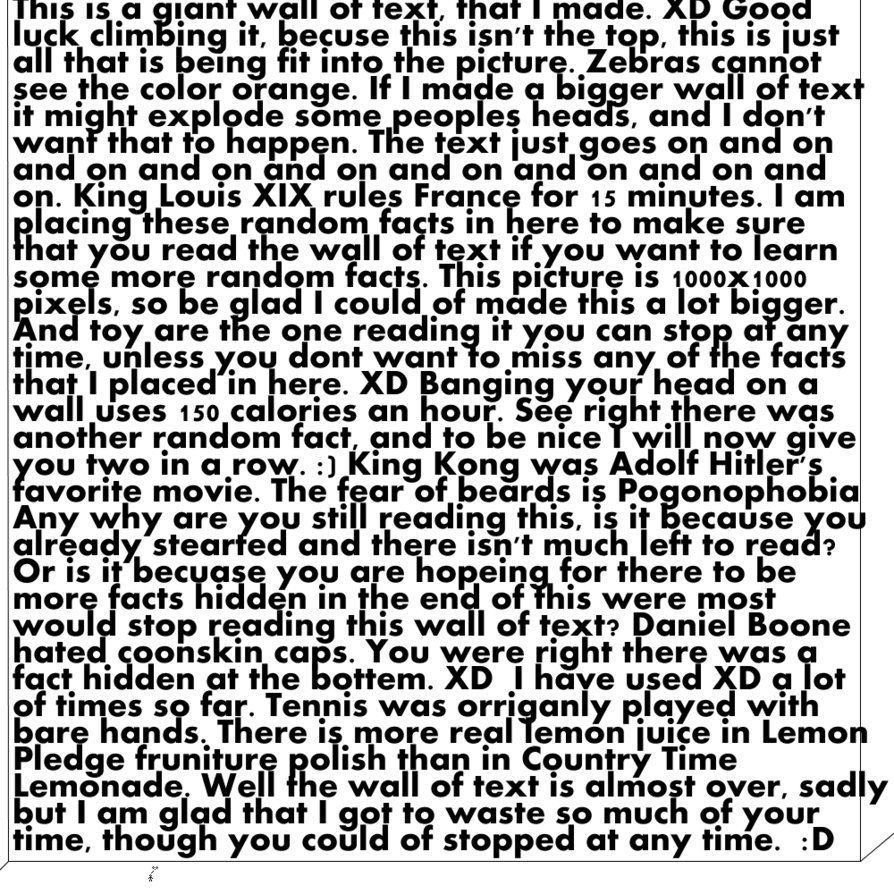
//> input picture ImProc/Img/wall_of_text_by_zach205-d54tmj1.png, 894 x 894 px
$ ./char_rec ../../Img/wall_of_text_by_zach205-d54tmj1.png ../../Img/wall_of_text_by_zach205-d54tmj1.png 2 2   (built with g++ and OpenCV 4)
//> lines starting //> are read from the running program, lines starting //| are printed output that depends on the picture; after the words box and inside, x2 and y2 are one past the last pixel; in counts of white or black regions, pixels touching at a corner belong together
// char_rec.cpp : Defines the entry point for the console application.
//

#include "stdafx.h"
#include<opencv2/core/core.hpp>
#include<opencv2/highgui/highgui.hpp>
#include<opencv2/imgproc/imgproc.hpp>
#include<opencv2/ml/ml.hpp>
#include <opencv2/opencv.hpp>

#include<iostream>
#include<sstream>
#include <string>


using namespace cv;
using namespace std;

const int MIN_CONTOUR_AREA = 70;
const int MAX_CONTOUR_AREA = 25000;

///////////////////////////////////////////////////////////////////////////////////////////////////
class ContourWithData {
public:
	// member variables ///////////////////////////////////////////////////////////////////////////
	std::vector<cv::Point> ptContour;
	std::vector<cv::Point> convexHull;
	cv::Rect boundingRect;
	RotatedRect rRect;
	bool segedv=false;
	bool votma = false;
	float fltArea;
	float width;
	float height ;
	float aspect_ratio;
	float extent ;
	float solidity;
	float occupyRate;
	float compactness;
	///////////////////////////////////////////////////////////////////////////////////////////////
	bool checkIfContourIsValid() {
		// [4 lines of commented-out code are left out]
		if (fltArea > MIN_CONTOUR_AREA && fltArea < MAX_CONTOUR_AREA && occupyRate >= 0.03 && occupyRate <= 0.97 && compactness >= 0.003 && compactness < 0.95) {
			return true;
		}
		else return false;
	}

};

// [30 lines left out: function adaptiveAlgorithm, not called in this run]

void otsuAlgorithm(Mat &input, Mat &output) {
	cv::Mat matBlurred;
	// blur
	cv::GaussianBlur(input,
		matBlurred,
		cv::Size(5, 5),
		1.5);
	cv::threshold(matBlurred, output, 0, 255, CV_THRESH_BINARY_INV | CV_THRESH_OTSU);
}


// [19 lines left out: function MSERDetection, not called in this run]
///////////////////////////////////////////////////////////////////////////////////////////////////
int main(int argc, char * argv[]) {
	std::vector<ContourWithData> allContoursWithData;
	std::vector<ContourWithData> validContoursWithData;
	float distance = 50;
	float sizee = 200;
	string elso = "1";
	string masodik = "2";
	int alg=1;
	if (elso.compare(argv[2]) == 0) {
		alg = 1;
	}
	else if (masodik.compare(masodik) == 0) {
		alg = 2;
	}
	else return 2;

	distance = stof(argv[4]);
	sizee = stof(argv[3]);

	cv::Mat matTestingNumbers = cv::imread(argv[1]);
//> matTestingNumbers is the input picture: 894 rows x 894 cols, CV_8UC3; min 0, max 255, mean 175.2

	if (matTestingNumbers.empty()) {
		std::cout << argv[1];
		return(1);
	}

	cv::Mat matGrayscale;
	cv::Mat matBlurred;
	cv::Mat matThresh;
	cv::Mat matThreshCopy;

	cv::cvtColor(matTestingNumbers, matGrayscale, CV_BGR2GRAY);

	if (alg == 1) {
		adaptiveAlgorithm(matGrayscale, matThresh);
	}
	else if(alg== 2) {
		otsuAlgorithm(matGrayscale, matThresh);
//> in otsuAlgorithm, `cv::GaussianBlur(input, matBlurred, cv::Size(5, 5), 1.5);`:
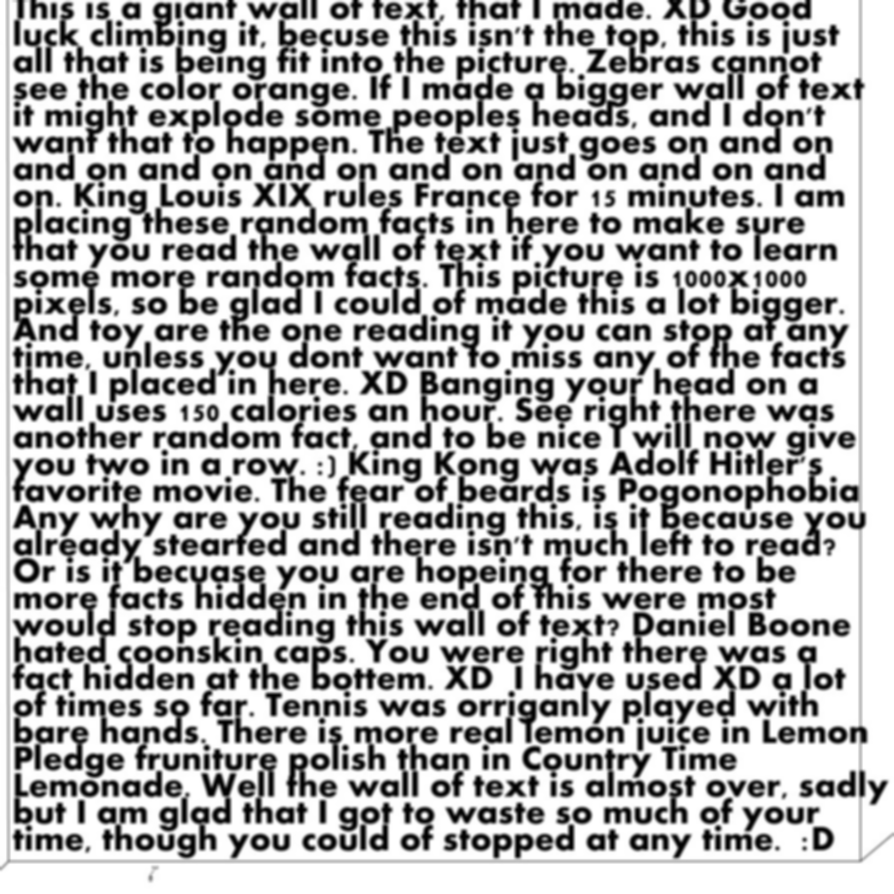
//> matBlurred: 894 rows x 894 cols, CV_8UC1; min 0, max 255, mean 175.2
//> in otsuAlgorithm, `cv::threshold(matBlurred, output, 0, 255, CV_THRESH_BINARY_INV | CV_TH..`:
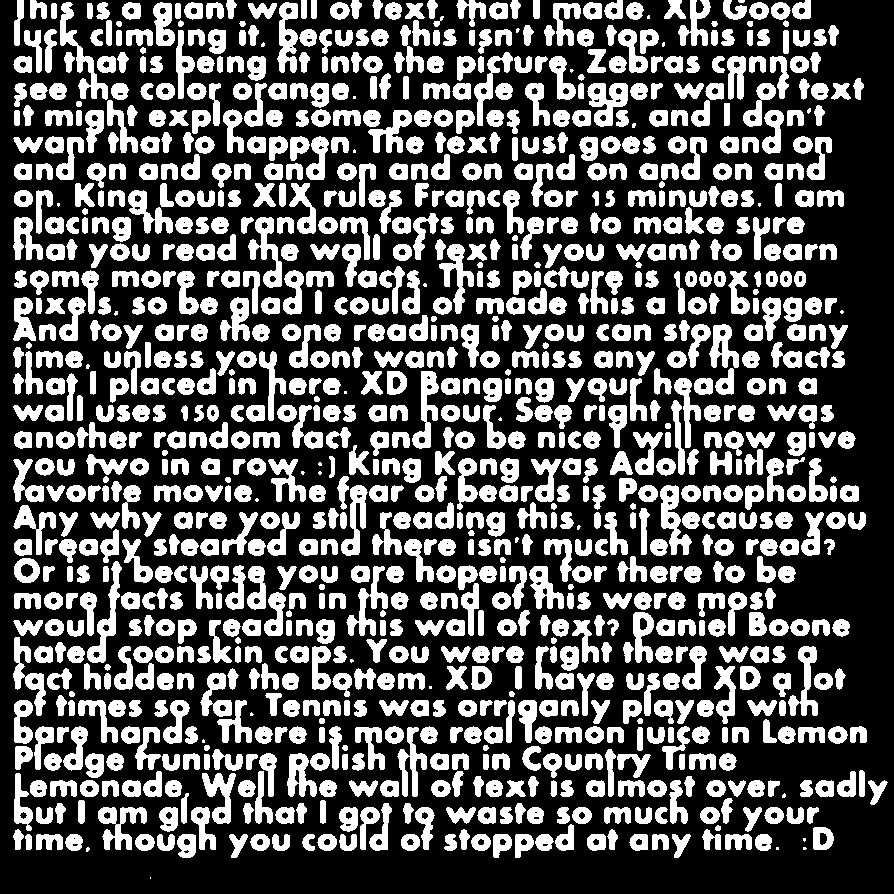
//> output: 894 rows x 894 cols, CV_8UC1; 34.4% white; 1130 white regions (34 under 20 px)
	}

	matThreshCopy = matThresh.clone();

	std::vector<std::vector<cv::Point> > ptContours;
	std::vector<cv::Vec4i> v4iHierarchy;

	cv::findContours(matThreshCopy,
		ptContours,
		v4iHierarchy,
		cv::RETR_EXTERNAL,
		cv::CHAIN_APPROX_SIMPLE);
//> ptContours = 1130 contours, 34 with area under 20; largest, box (x1, y1, x2, y2) and area: (587, 83, 628, 127) 1030, (60, 2, 108, 100) 980, (660, 485, 692, 555) 959, (87, 561, 122, 663) 934, (248, 217, 282, 288) 927; v4iHierarchy = 1130 items, first 8: [1, -1, -1, -1], [2, 0, -1, -1], [3, 1, -1, -1], [4, 2, -1, -1], [5, 3, -1, -1], [6, 4, -1, -1], [7, 5, -1, -1], [8, 6, -1, -1]


	//MSERDetection(matGrayscale, ptContours);


	//imgThreshCopy = eroded.clone();

	for (int i = 0; i < ptContours.size(); i++) {
		ContourWithData contourWithData;
		contourWithData.ptContour = ptContours[i];
		contourWithData.boundingRect = cv::boundingRect(contourWithData.ptContour);
		contourWithData.fltArea = cv::contourArea(contourWithData.ptContour);
		contourWithData.width = contourWithData.boundingRect.width;
		contourWithData.height = contourWithData.boundingRect.height;
		contourWithData.aspect_ratio = contourWithData.boundingRect.width / contourWithData.boundingRect.height;
		contourWithData.extent = contourWithData.fltArea / contourWithData.boundingRect.area();
		cv::convexHull(ptContours[i], contourWithData.convexHull);
		contourWithData.solidity = contourWithData.fltArea / contourArea(contourWithData.convexHull);
		contourWithData.occupyRate = contourWithData.fltArea / (contourWithData.width * contourWithData.height);
		float perimeter = cv::arcLength(ptContours[i], true);
		contourWithData.compactness = contourWithData.fltArea / (perimeter * perimeter);
		allContoursWithData.push_back(contourWithData);
	}
//> this loop made 1130 passes
//> (contourWithData.boundingRect, contourWithData.fltArea, contourWithData.aspect_ratio, contourWithData.extent, contourWithData.solidity, contourWithData.occupyRate, perimeter, contourWithData.compactness) on passes 6 to 8: (Rect(755, 834, 17, 17), 215.5, 1, 0.746, 0.971, 0.746, 56.04, 0.0686), (Rect(725, 834, 27, 16), 269, 1, 0.623, 0.701, 0.623, 117.9, 0.0193), (Rect(672, 834, 19, 24), 197, 0, 0.432, 0.704, 0.432, 82.43, 0.029)
//> after the loop, allContoursWithData = 1130 items

	int maxHeight=0;
	for (int i = 0; i < allContoursWithData.size(); i++) {
		if (allContoursWithData[i].checkIfContourIsValid()) {
			validContoursWithData.push_back(allContoursWithData[i]);
			if (maxHeight < allContoursWithData[i].height) {
				maxHeight = allContoursWithData[i].height;
			}
		}
	}
//> this loop made 1130 passes
//> maxHeight on passes 6, 8, 36, 51, 61, 99, 100: 17, 24, 27, 43, 48, 51, 58
//> after the loop, validContoursWithData = 1043 items; maxHeight = 102

	std::vector<ContourWithData> validContoursWithDataNew;

	for (int i = 0; i < validContoursWithData.size(); i++) {
		if (validContoursWithData[i].fltArea < sizee ) {
			for (int j = 0; j < validContoursWithData.size(); j++) {
				Moments m1 = moments(Mat(validContoursWithData[i].ptContour), false);
				Moments m2 = moments(Mat(validContoursWithData[j].ptContour), false);
				float x1 = m1.m10 / m1.m00;
				float y1 = m1.m01 / m1.m00;
				float x2 = m2.m10 / m2.m00;
				float y2 = m2.m01 / m2.m00;
				vector<Point> dist;
				dist.push_back(Point(x1, y1));
				dist.push_back(Point(x2, y2));
				float d = arcLength(dist, false);
				if (validContoursWithData[i].boundingRect != validContoursWithData[j].boundingRect) {
					if (d < distance && validContoursWithData[j].height < (maxHeight * 0.8) && validContoursWithData[j].fltArea > sizee) {
						ContourWithData contourData;
						std::vector<cv::Point> points;
						validContoursWithData[j].votma = true;
						validContoursWithData[i].votma = true;
						points.insert(points.end(), validContoursWithData[i].ptContour.begin(), validContoursWithData[i].ptContour.end());
						points.insert(points.end(), validContoursWithData[j].ptContour.begin(), validContoursWithData[j].ptContour.end());
						contourData.ptContour = points;
						contourData.rRect = minAreaRect(points);
						contourData.segedv = true;
						validContoursWithDataNew.push_back(contourData);
					}
				}
			}
		}
	}
//> after the loop, validContoursWithDataNew = 0 items

	for (int i = 0; i < validContoursWithData.size(); i++) {
		if (!validContoursWithData[i].votma) {
			validContoursWithDataNew.push_back(validContoursWithData[i]);
		}
	}
//> after the loop, validContoursWithDataNew = 1043 items
	for (int i = 0; i < validContoursWithDataNew.size(); i++) {

		if (!validContoursWithDataNew[i].votma) {
			cv::rectangle(matTestingNumbers,
				validContoursWithDataNew[i].boundingRect,
				cv::Scalar(0, 255, 0),
				2);
		}
		if (validContoursWithDataNew[i].segedv) {
			cv::Point2f vertices[4];
			validContoursWithDataNew[i].rRect.points(vertices);
			for (int i = 0; i < 4; ++i)
			{
				cv::line(matTestingNumbers, vertices[i], vertices[(i + 1) % 4], cv::Scalar(0, 255, 0), 1, CV_AA);
			}
		}
	}
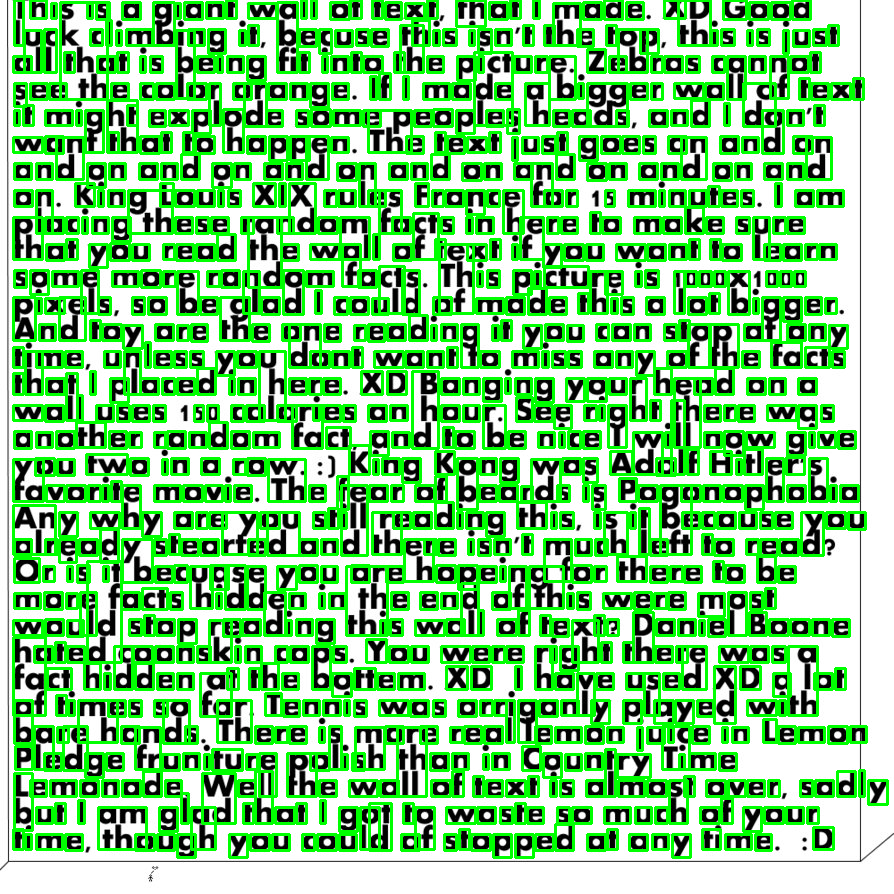
//> matTestingNumbers: 894 rows x 894 cols, CV_8UC3; mean B, G, R 126.3, 197.9, 126.3


	//namedWindow("matTestingNumbers", WINDOW_NORMAL);
	//cv::imshow("matTestingNumbers", matTestingNumbers);
	cv::imwrite("Img\\ered.jpg", matTestingNumbers);
	//cv::waitKey(0);
	return 0;
}
